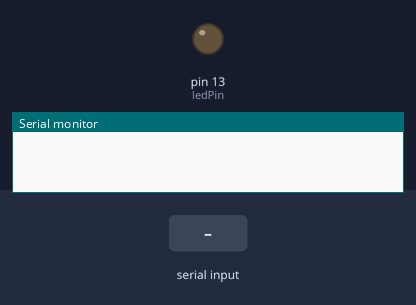
Recording of a sketch running on a simulated Arduino Uno, built with avr-gcc and run on an emulated ATmega328P. Parts: output pins drawn as LEDs (lit = HIGH), the last lines printed to the serial monitor. The test bench sets the inputs (shaded band).

Above: at 1.2 s.
1.3 s: "1" received over Serial
At 1.8 s:
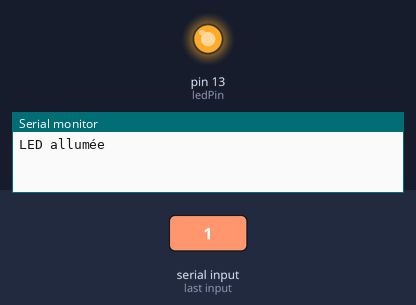
2.8 s: "0" received over Serial
At 4.1 s:
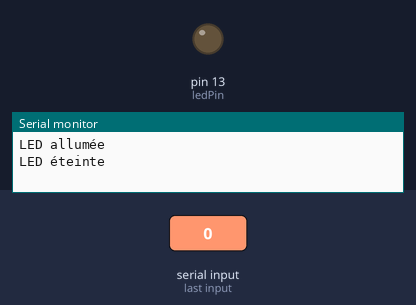
Timing chart, 0 to 5.8 s (numbered marks = the images above; inputs shaded):
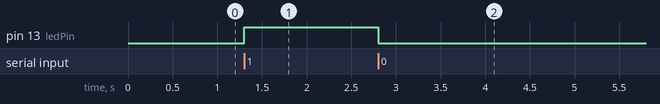

Measured:
- after the input at 1.3 s, pin 13 (ledPin): LOW → HIGH at once
- after the input at 2.8 s, pin 13 (ledPin): HIGH → LOW at once

The sketch:

LedOverSerial.ino.ino
```cpp
// Définir la broche de la LED
const int ledPin = 13;

void setup() {
  // Initialiser la broche de la LED comme une sortie
  pinMode(ledPin, OUTPUT);

  // Démarrer la communication série
  Serial.begin(9600);
}

void loop() {
  // Vérifier s'il y a des données disponibles dans le port série
  if (Serial.available() > 0) {
    // Lire le message envoyé depuis le port série
    char receivedChar = Serial.read();

    // Si le caractère reçu est '1', allumer la LED
    if (receivedChar == '1') {
      digitalWrite(ledPin, HIGH);
      Serial.println("LED allumée");
    }
    // Si le caractère reçu est '0', éteindre la LED
    else if (receivedChar == '0') {
      digitalWrite(ledPin, LOW);
      Serial.println("LED éteinte");
    }
  }
}
```
